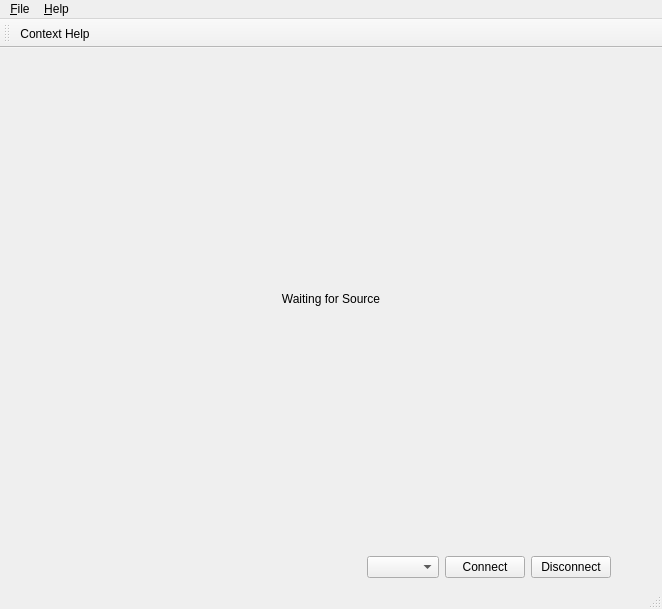
<?xml version="1.0" encoding="UTF-8"?>
<ui version="4.0">
 <class>MainWindow</class>
 <widget class="QMainWindow" name="MainWindow">
  <property name="geometry">
   <rect>
    <x>0</x>
    <y>0</y>
    <width>658</width>
    <height>609</height>
   </rect>
  </property>
  <property name="windowTitle">
   <string>MainWindow</string>
  </property>
  <widget class="QWidget" name="centralWidget">
   <layout class="QVBoxLayout" name="verticalLayout">
    <item>
     <widget class="QLabel" name="label">
      <property name="minimumSize">
       <size>
        <width>640</width>
        <height>480</height>
       </size>
      </property>
      <property name="maximumSize">
       <size>
        <width>1280</width>
        <height>800</height>
       </size>
      </property>
      <property name="text">
       <string>Waiting for Source</string>
      </property>
      <property name="alignment">
       <set>Qt::AlignCenter</set>
      </property>
     </widget>
    </item>
    <item>
     <spacer name="verticalSpacer">
      <property name="orientation">
       <enum>Qt::Vertical</enum>
      </property>
      <property name="sizeHint" stdset="0">
       <size>
        <width>20</width>
        <height>7</height>
       </size>
      </property>
     </spacer>
    </item>
    <item>
     <layout class="QHBoxLayout" name="horizontalLayout">
      <item>
       <spacer name="horizontalSpacer">
        <property name="orientation">
         <enum>Qt::Horizontal</enum>
        </property>
        <property name="sizeHint" stdset="0">
         <size>
          <width>40</width>
          <height>20</height>
         </size>
        </property>
       </spacer>
      </item>
      <item>
       <widget class="QComboBox" name="comboBox"/>
      </item>
      <item>
       <widget class="QPushButton" name="btnConnect">
        <property name="maximumSize">
         <size>
          <width>96</width>
          <height>16777215</height>
         </size>
        </property>
        <property name="text">
         <string>Connect</string>
        </property>
       </widget>
      </item>
      <item>
       <widget class="QPushButton" name="btnDisconnect">
        <property name="maximumSize">
         <size>
          <width>96</width>
          <height>16777215</height>
         </size>
        </property>
        <property name="text">
         <string>Disconnect</string>
        </property>
       </widget>
      </item>
      <item>
       <spacer name="horizontalSpacer_2">
        <property name="orientation">
         <enum>Qt::Horizontal</enum>
        </property>
        <property name="sizeType">
         <enum>QSizePolicy::Fixed</enum>
        </property>
        <property name="sizeHint" stdset="0">
         <size>
          <width>40</width>
          <height>20</height>
         </size>
        </property>
       </spacer>
      </item>
     </layout>
    </item>
   </layout>
  </widget>
  <widget class="QMenuBar" name="menuBar">
   <property name="geometry">
    <rect>
     <x>0</x>
     <y>0</y>
     <width>658</width>
     <height>21</height>
    </rect>
   </property>
   <widget class="QMenu" name="menuFile">
    <property name="title">
     <string>&amp;File</string>
    </property>
    <addaction name="exitAction"/>
   </widget>
   <widget class="QMenu" name="menuHelp">
    <property name="title">
     <string>&amp;Help</string>
    </property>
    <addaction name="contextHelpAction"/>
    <addaction name="aboutQtAction"/>
   </widget>
   <addaction name="menuFile"/>
   <addaction name="menuHelp"/>
  </widget>
  <widget class="QToolBar" name="mainToolBar">
   <attribute name="toolBarArea">
    <enum>TopToolBarArea</enum>
   </attribute>
   <attribute name="toolBarBreak">
    <bool>false</bool>
   </attribute>
   <addaction name="contextHelpAction"/>
  </widget>
  <widget class="QStatusBar" name="statusBar">
   <property name="maximumSize">
    <size>
     <width>16777215</width>
     <height>20</height>
    </size>
   </property>
  </widget>
  <action name="exitAction">
   <property name="text">
    <string>E&amp;xit</string>
   </property>
   <property name="toolTip">
    <string>Close the Application</string>
   </property>
   <property name="shortcut">
    <string>Ctrl+Q</string>
   </property>
  </action>
  <action name="aboutQtAction">
   <property name="text">
    <string>About Qt</string>
   </property>
  </action>
  <action name="contextHelpAction">
   <property name="text">
    <string>Context Help</string>
   </property>
   <property name="shortcut">
    <string>F1</string>
   </property>
  </action>
 </widget>
 <layoutdefault spacing="6" margin="11"/>
 <resources/>
 <connections/>
</ui>
